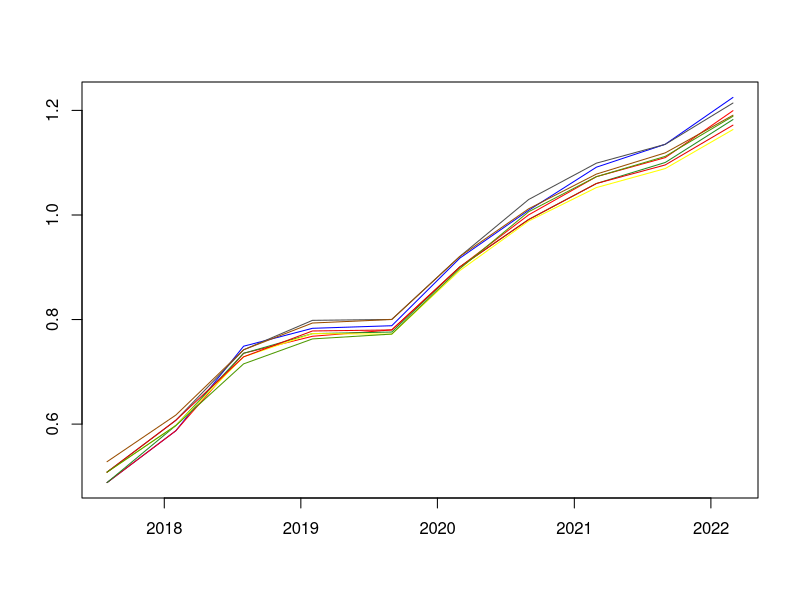
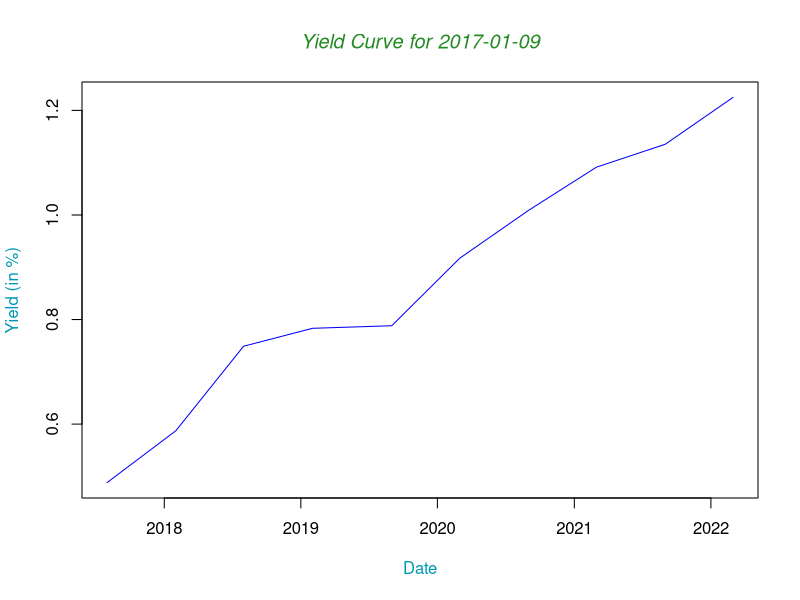
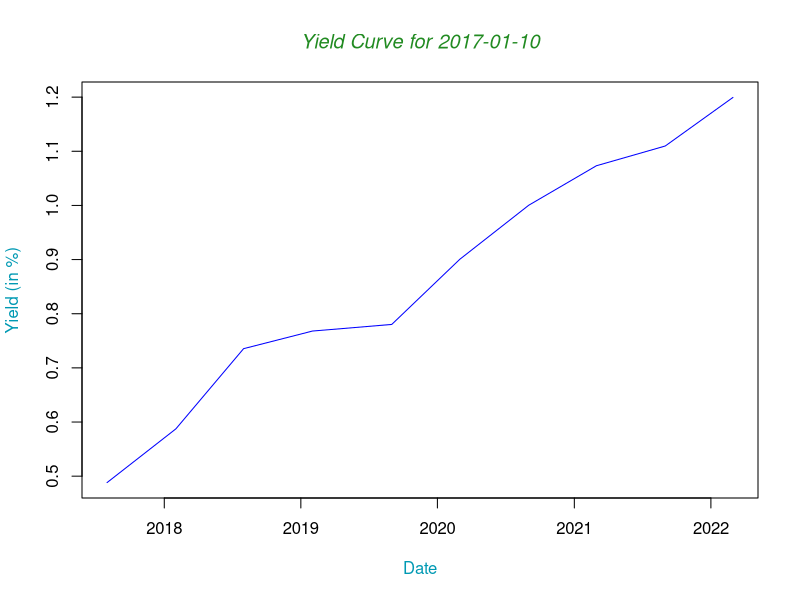
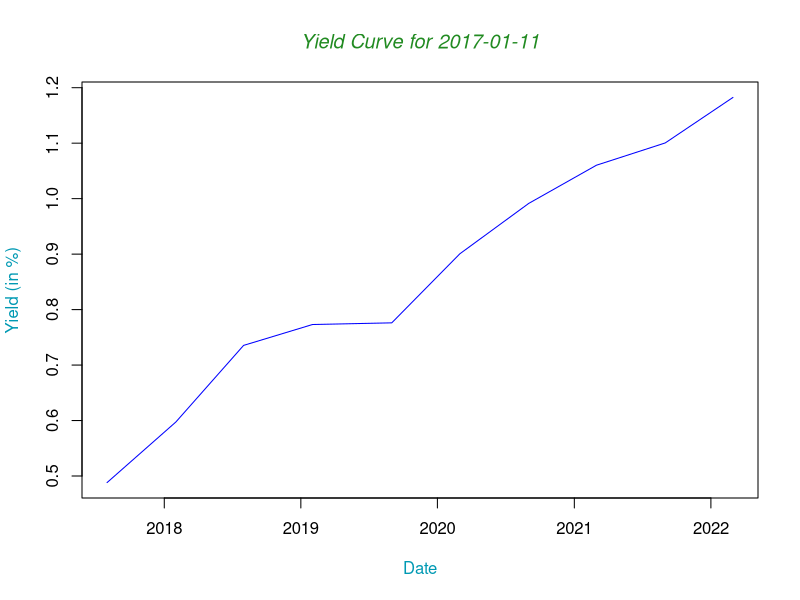
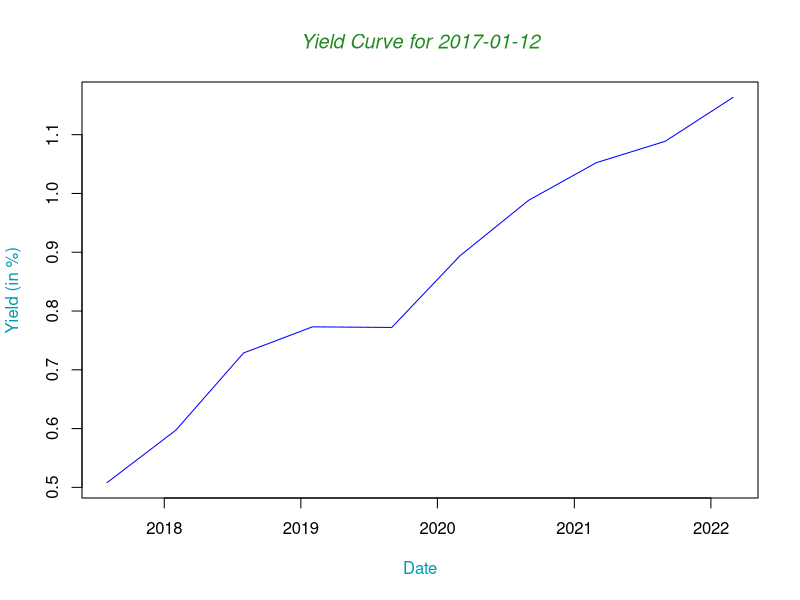
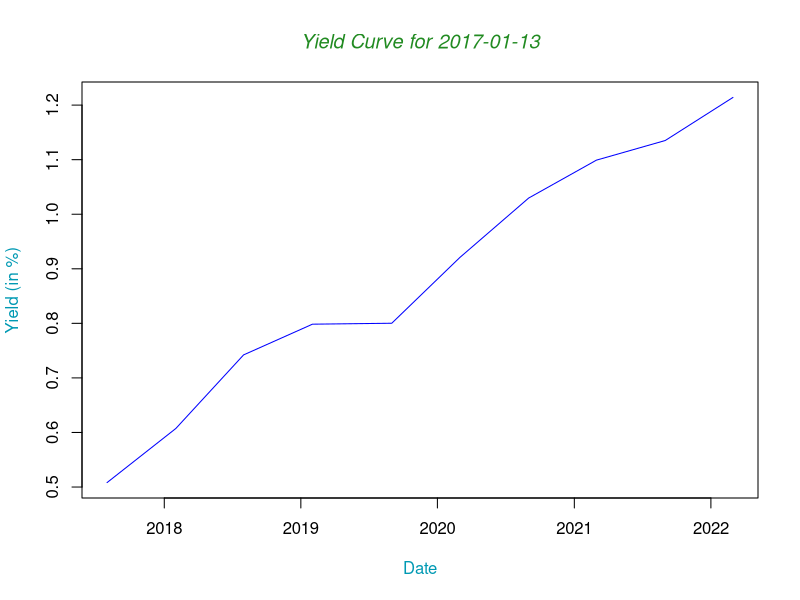
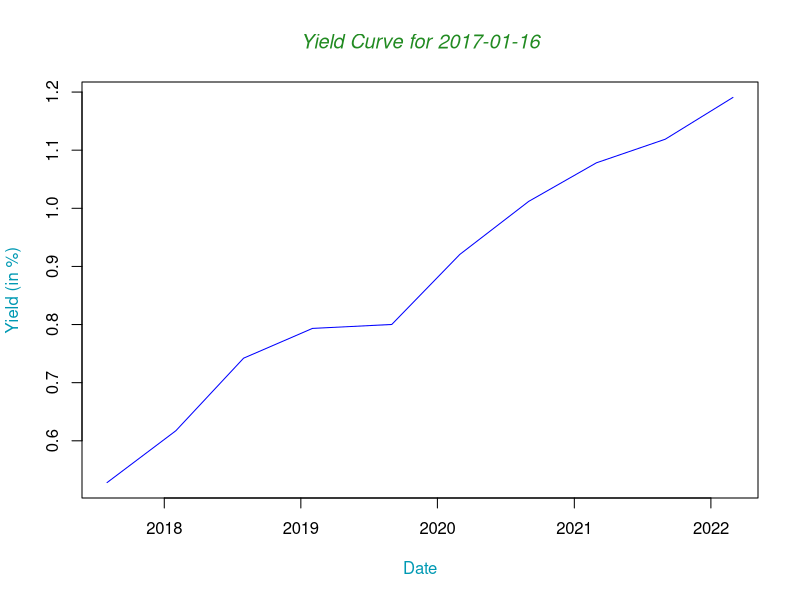
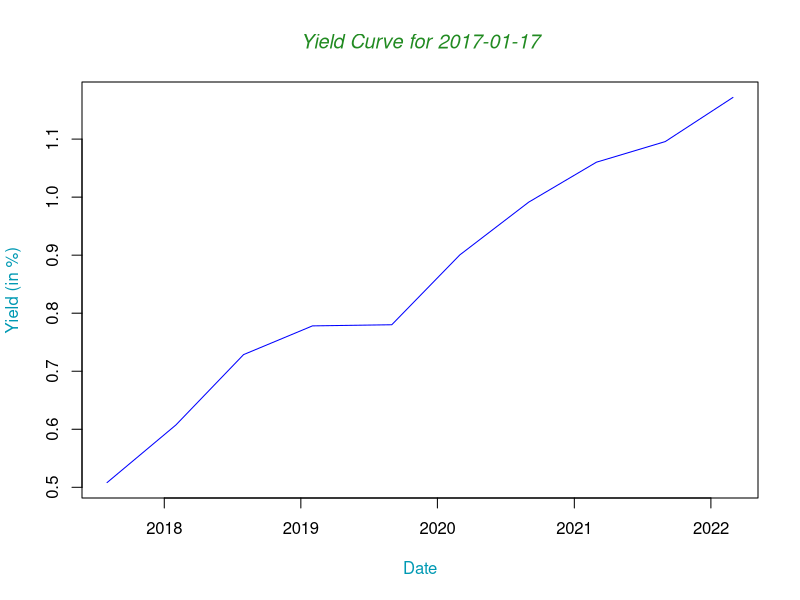

These figures' R source, in order: (Note: this script raises an error after producing the figures.)
####Part 1####

#Install and load packages to be used

library(lubridate)


#Set working directory
setwd("~/Documents/Mathematical_Finance")

#Import data
bonds<-read.csv("Complete_Data.csv", header=F)

#Manipulate and select relevent data
bonds<-as.data.frame(bonds)
View(bonds)
bonds<-bonds[,c(1:6)]
bonds<-bonds[-c(1:3, 48:51, 96:99, 144:147, 192:195, 240:243, 
                288:292, 336:339, 384:387, 432:435),]
rownames(bonds) <- seq(length=nrow(bonds))
bonds[,3]<-as.Date(bonds[,3], "%Y-%B-%d")
bonds[,6]<-as.Date(bonds[,6], "%Y-%B-%d")
colnames(bonds) <- c("country","coupon", 
                     "effmaturity", "price", "ytm", "date")

#Find when dates change
chgdate<-c(0, 44, 44*2, 44*3, 44*4, 44*5, 44*6, 
           44*7, 44*8, 44*8+43, 44*8+43*2)
c((chgdate[10]+1):chgdate[11])

#Initialize a date vector
x<-rep(as.Date("2017-01-20"), 10)
X<-data.frame(x, x, x, x, x, x, x, x, x, x)

#Loop to set dates of interest
for( j in c(1:10)){
  for (i in c(1:10)) {
    month(X[i,j])<-month(X[i,j])+6*i
  }
}
colnames(X)<-unique(bonds$date)
View(X)

#Intialize another date vector, and perform a loop
#that selects the closest date to that of our interest
#In 6 month intervals
y<-rep(1, 10)
Y<-data.frame(y, y, y, y, y, y, y, y, y, y)
for (j in c(1:10)) {
  for (i in c(1:10)) {
    Y[i,j]<-which(abs(bonds[c((chgdate[j]+1):chgdate[j+1]),3]
                      -X[i,j]) == min(abs(bonds[c((chgdate[j]+1):chgdate[j+1]),3]-X[i,j])))
  }
}
View(Y)


for (i in c(1:10)) {
  X[,i]<-bonds[(chgdate[i]+c(Y[,i])),3]
}

chgdatetotal<-c(chgdate[1]+c(Y[,1]), chgdate[2]+c(Y[,2]),
                chgdate[3]+c(Y[,3]), chgdate[4]+c(Y[,4]),
                chgdate[5]+c(Y[,5]), chgdate[6]+c(Y[,6]),
                chgdate[7]+c(Y[,7]), chgdate[8]+c(Y[,8]),
                chgdate[9]+c(Y[,9]), chgdate[10]+c(Y[,10]))
chgdatetotal

#reduce dataframe to data of interest

subbonds<-bonds[chgdatetotal,]
View(subbonds)
rownames(subbonds) <- seq(length=nrow(subbonds))

#Some quick alterations
subbonds[,1]<-as.character(subbonds[,1])
subbonds[,2]<-as.numeric(as.character(subbonds[,2]))
subbonds[,4]<-as.numeric(as.character(subbonds[,4]))
subbonds[,5]<-as.numeric(as.character(subbonds[,5]))


#Compute yields

r<-rep(1, 10)
R<-data.frame(r, r, r, r, r, r, r, r, r, r)
for (j in c(1:10)) {
  R[1,j]<-((subbonds[(10*j-9),4])/((subbonds[(10*j-9),2])/2+100))^-1-1
}
View(R)

for (j in c(1:10)) {
  for (i in c(2:10)) {
    R[i,j]<-((subbonds[((10*j-10)+i),4]-sum((subbonds[((10*j-10)+i),2]/2)/((1+R[c(1:(i-1)),j])^(c(1:(i-1))))))*(100+subbonds[((10*j-10)+i),2]/2)^(-1))^(-1/i)-1
  }
}

R<-2*R
R<-as.data.frame(unlist(R))
colnames(R)<-c("yield")
rownames(R) <- seq(length=nrow(R))

subbonds<-data.frame(subbonds, R)


#### Plots ####

plot_colours <- c("blue", "red", "forestgreen", "yellow", rgb(0.3,0.3,.3), rgb(0.6,0.3,0), rgb(.9,0,0), rgb(0.3,0.6,0), rgb(0.3,0,.6), rgb(0,0.3,.6))
plot_colours1 <- plot_colours[c(1,2)]

for (i in c(1:10)) {
  pdf(file=paste("~/Documents/Mathematical_Finance/", paste("Yield_Curve_", subbonds[10*i-9,6], ".pdf", sep=""), sep=""), width = 10, height = 6)
  plot(subbonds[c((10*i-9):(10*i)),3], 100*subbonds[c((10*i-9):(10*i)),7], type="l", col=plot_colours1[1], ann=FALSE)
  title(main=paste("Yield Curve for ", subbonds[10*i-9,6], sep=""), col.main="forestgreen", font.main=3)
  title(xlab="Date", col.lab=rgb(0,0.6,.7))
  title(ylab="Yield (in %)" , col.lab=rgb(0,0.6,.7))
  dev.off()
}

plot(subbonds[c((1):(10)),3], 100*subbonds[c(1:10),7], type="l", col=plot_colours[1], ann=FALSE)
lines(subbonds[c((10*2-9):(10*2)),3], 100*subbonds[c((10*2-9):(10*2)),7], type="l", 
      lty=1, col=plot_colours[2])
lines(subbonds[c((10*3-9):(10*3)),3], 100*subbonds[c((10*3-9):(10*3)),7], type="l", 
      lty=1, col=plot_colours[3])
lines(subbonds[c((10*4-9):(10*4)),3], 100*subbonds[c((10*4-9):(10*4)),7], type="l", 
      lty=1, col=plot_colours[4])
lines(subbonds[c((10*5-9):(10*5)),3], 100*subbonds[c((10*5-9):(10*5)),7], type="l", 
      lty=1, col=plot_colours[5])
lines(subbonds[c((10*6-9):(10*6)),3], 100*subbonds[c((10*6-9):(10*6)),7], type="l", 
      lty=1, col=plot_colours[6])
lines(subbonds[c((10*7-9):(10*7)),3], 100*subbonds[c((10*7-9):(10*7)),7], type="l", 
      lty=1, col=plot_colours[7])
lines(subbonds[c((10*8-9):(10*8)),3], 100*subbonds[c((10*8-9):(10*8)),7], type="l", 
      lty=1, col=plot_colours[8])
lines(subbonds[c((10*9-9):(10*9)),3], 100*subbonds[c((10*i-9):(10*9)),7], type="l", 
      lty=1, col=plot_colours[9])
lines(subbonds[c((10*10-9):(10*10)),3], 100*subbonds[c((10*i-10):(10*10)),7], type="l", 
      lty=1, col=plot_colours[10])

title(main="All Yield Curves", 
      col.main="forestgreen", font.main=4)
title(xlab="Date", col.lab=rgb(0,0.6,.7))
title(ylab="Yield (in %)" , col.lab=rgb(0,0.6,.7))
legend(as.Date("2017-08-01"), 1.2, paste("Yield Curve for ", subbonds[c(1,11,21,31,41,51,61,71,81,91),6], sep=""), lty=c(1,1), 
       lwd=c(2,2),cex=.8, bty = "n", col=plot_colours)

#### Forward Rates ####




####Working Area####
